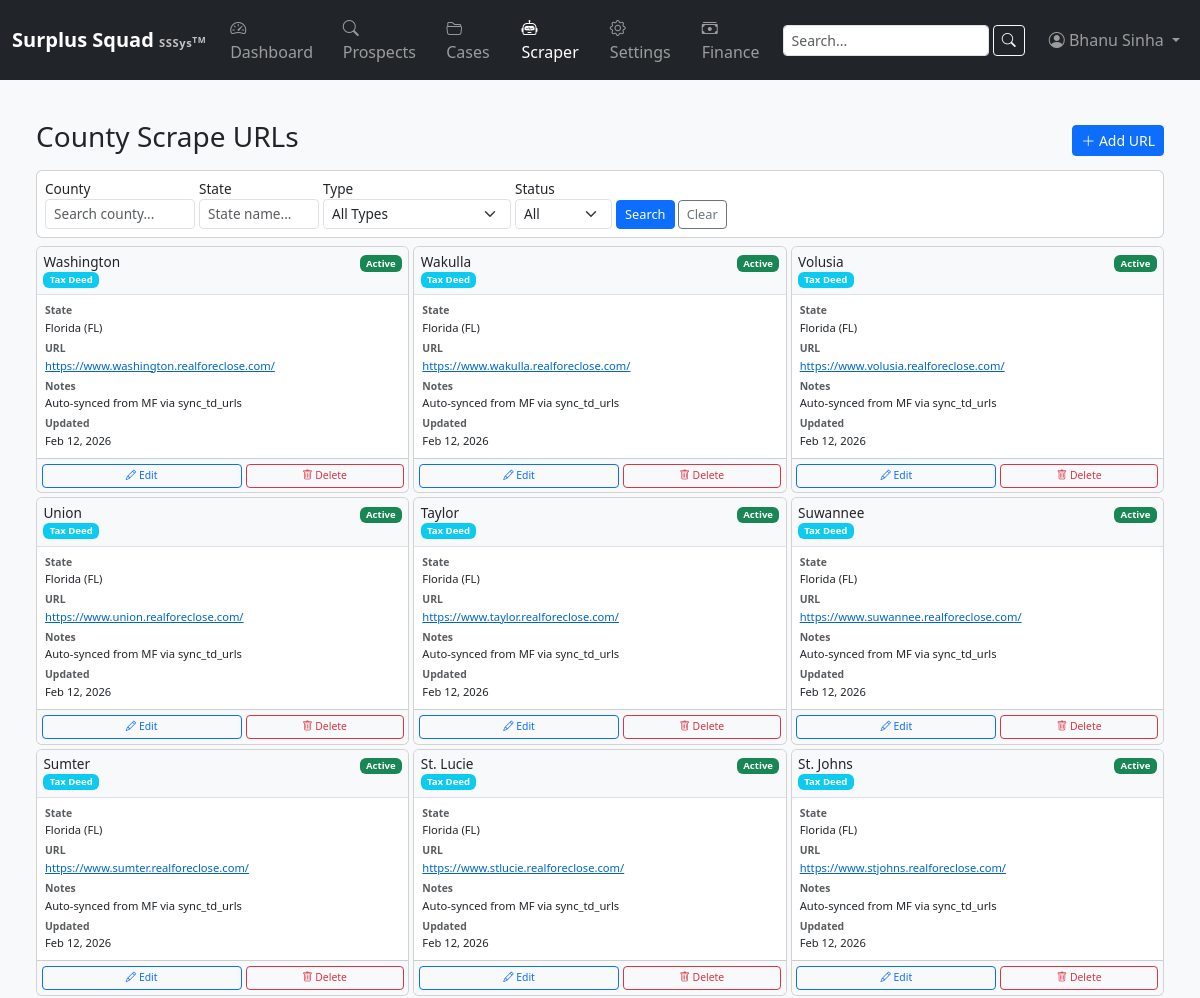
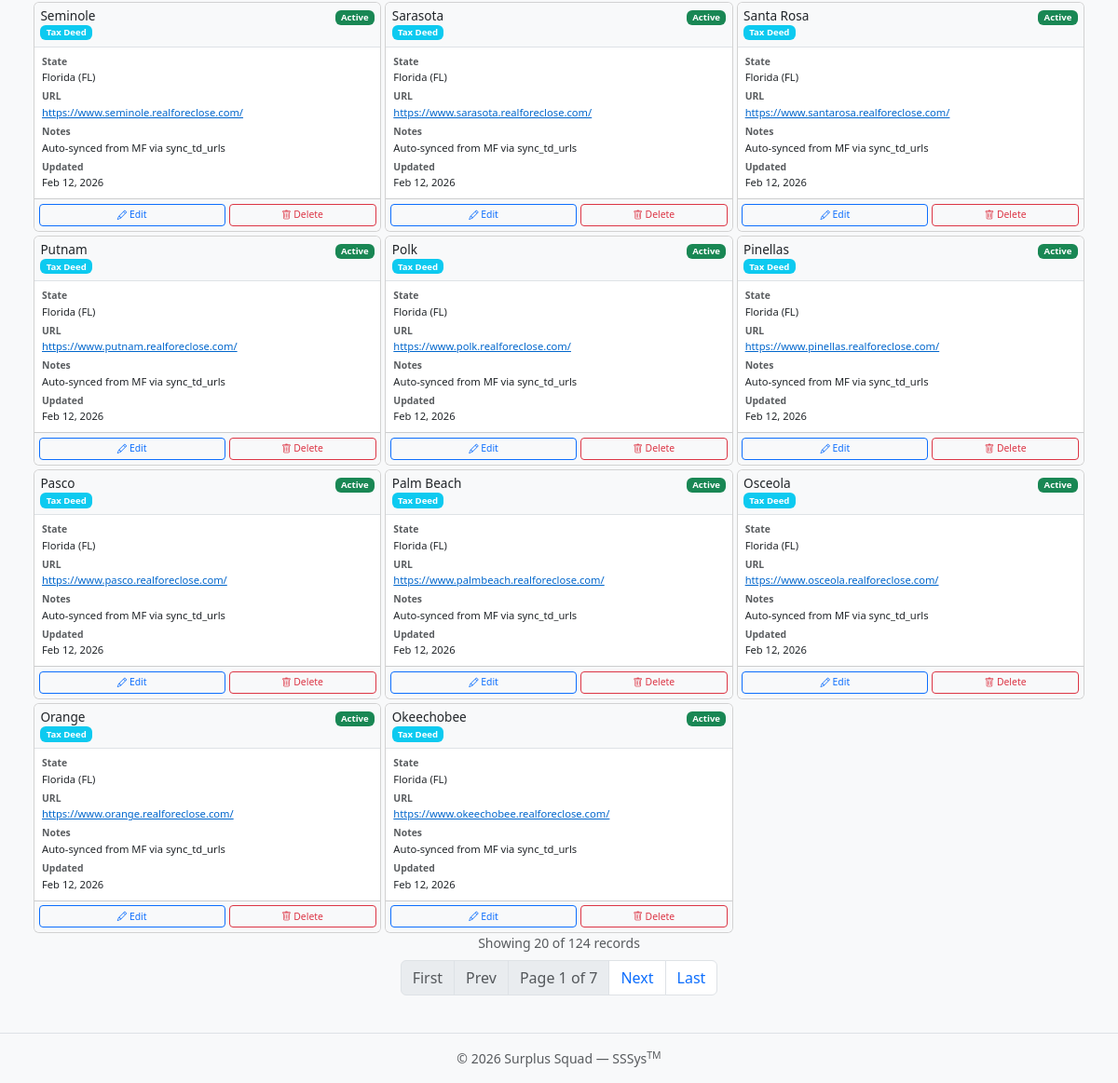
Before: /scraper/county-urls/ (signed in) with the older database file (2 pictures, top to bottom).
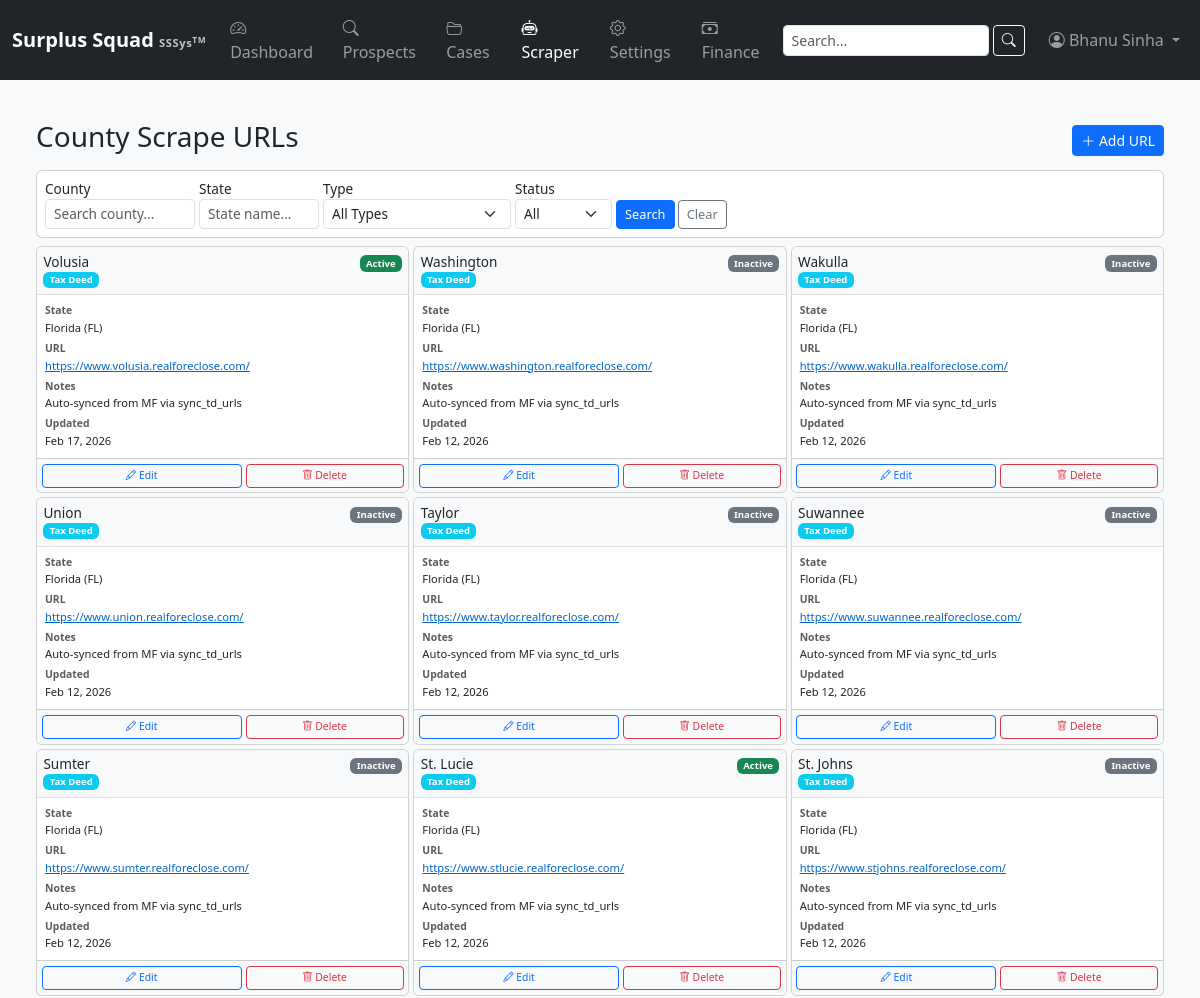
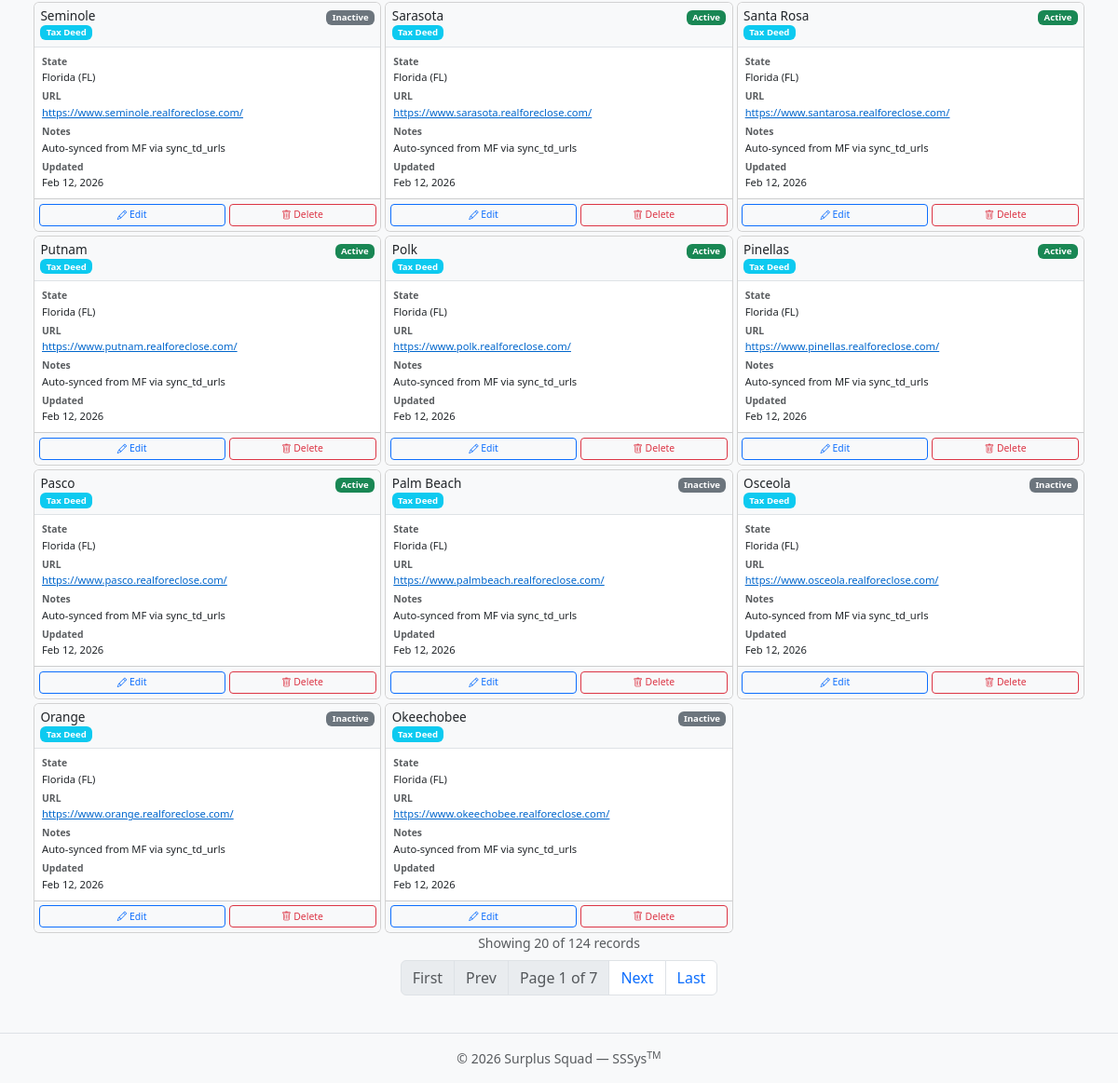
After: the same page with the newer database file (2 pictures, top to bottom).
### apps/scraper/models.py (models this page shows, shortened)
class CountyScrapeURL(models.Model):
    URL_TYPE_CHOICES = [
        ('TD', 'Tax Deed'),
        ('TL', 'Tax Lien'),
        ('SS', 'Sheriff Sale'),
        ('MF', 'Mortgage Foreclosure'),
    ]
    county = models.ForeignKey('locations.County', on_delete=models.CASCADE, related_name='scrape_urls')
    state = models.ForeignKey('locations.State', on_delete=models.CASCADE, related_name='county_scrape_urls', help_text="Quick reference to state")
    url_type = models.CharField(max_length=8, choices=URL_TYPE_CHOICES, default='MF', help_text="Job type this URL is for")
    base_url = models.URLField()
    is_active = models.BooleanField(default=True)
    created_at = models.DateTimeField(auto_now_add=True)
    updated_at = models.DateTimeField(auto_now=True)
    updated_by = models.ForeignKey(User, on_delete=models.SET_NULL, null=True, blank=True)
    notes = models.TextField(blank=True, help_text="Optional notes about this URL")
    class Meta:
        unique_together = [['county', 'url_type']]
        verbose_name_plural = "County Scrape URLs"

### apps/locations/models.py (models this page shows, shortened)
class County(models.Model):
    PLATFORM_CHOICES = [
        ("realforeclose", "RealForeclose"),
        ("realtaxdeed", "RealTaxDeed"),
        ("other", "Other"),
    ]
    state = models.ForeignKey(State, on_delete=models.CASCADE, related_name="counties")
    name = models.CharField(max_length=150)
    slug = models.SlugField(max_length=150)
    fips_code = models.CharField(max_length=10, blank=True, default="")
    is_active = models.BooleanField(default=True)
    last_scraped = models.DateTimeField(blank=True, null=True)
    auction_calendar_url = models.URLField(blank=True, default="")
    realtdm_url = models.URLField(blank=True, default="")
    platform = models.CharField(max_length=32, choices=PLATFORM_CHOICES, default="other")
    class Meta:
        verbose_name_plural = "counties"
        unique_together = [("state", "slug")]
        ordering = ["name"]

class State(models.Model):
    name = models.CharField(max_length=100)
    abbreviation = models.CharField(max_length=5, unique=True)
    is_active = models.BooleanField(default=True)
    class Meta:
        ordering = ["name"]

### apps/scraper/views.py (the view)
# urls.py: path("county-urls/", views.CountyScrapeURLListView.as_view(), name="countyscrapeurl_list"),
class CountyScrapeURLListView(AdminRequiredMixin, ListView):
    from .models import CountyScrapeURL
    model = CountyScrapeURL
    template_name = "scraper/countyscrapeurl_list.html"
    context_object_name = "scrape_urls"
    paginate_by = 20
    def get_queryset(self):
        qs = self.model.objects.select_related('county', 'state', 'updated_by').order_by('-updated_at')
        county_search = self.request.GET.get('county', '').strip()
        if county_search:
            qs = qs.filter(county__name__icontains=county_search)
        state_search = self.request.GET.get('state', '').strip()
        if state_search:
            qs = qs.filter(state__name__icontains=state_search) | qs.filter(state__abbreviation__icontains=state_search)
        url_type = self.request.GET.get('url_type', '').strip()
        if url_type:
            qs = qs.filter(url_type=url_type)
        is_active = self.request.GET.get('is_active', '').strip()
        if is_active:
            qs = qs.filter(is_active=is_active.lower() == 'true')
        return qs
    def get_context_data(self, **kwargs):
        ctx = super().get_context_data(**kwargs)
        ctx['county_search'] = self.request.GET.get('county', '')
        ctx['state_search'] = self.request.GET.get('state', '')
        ctx['url_type_filter'] = self.request.GET.get('url_type', '')
        ctx['is_active_filter'] = self.request.GET.get('is_active', '')
        from .models import CountyScrapeURL
        ctx['states'] = State.objects.filter(is_active=True).order_by('name')
        ctx['url_types'] = CountyScrapeURL.URL_TYPE_CHOICES
        return ctx

### apps/accounts/mixins.py (called while the page is built)
    def test_func(self):
        user = self.request.user
        return hasattr(user, 'profile') and user.profile.is_admin

### apps/accounts/models.py (called while the page is built)
    @property
    def can_view_prospects(self):
        return self.role in {self.ROLE_PROSPECTS_ONLY, self.ROLE_BOTH, self.ROLE_ADMIN}

    @property
    def can_view_cases(self):
        return self.role in {self.ROLE_CASES_ONLY, self.ROLE_BOTH, self.ROLE_ADMIN}

    @property
    def is_admin(self):
        return self.role == self.ROLE_ADMIN or self.user.is_superuser

### templates/scraper/countyscrapeurl_list.html (shortened to what this page needs)
{% extends "base.html" %}
{% block content %}
<div class="container-fluid mt-4">
  <div class="d-flex justify-content-between align-items-center mb-2">
    <h3>County Scrape URLs</h3>
    <a href="{% url 'scraper:countyscrapeurl_add' %}" class="btn btn-primary btn-sm">
      <i class="bi bi-plus-lg"></i> Add URL
    </a>
  </div>
  <div class="card mb-2">
    <div class="card-body p-2">
      <form method="get" class="row g-1 align-items-end">
        <div class="col-auto">
          <label class="form-label mb-0" style="font-size: 0.85rem;">County</label>
          <input type="text" name="county" class="form-control form-control-sm" placeholder="Search county..." value="{{ county_search }}" style="font-size: 0.85rem; width: 150px;">
        </div>
        <div class="col-auto">
          <label class="form-label mb-0" style="font-size: 0.85rem;">State</label>
          <input type="text" name="state" class="form-control form-control-sm" placeholder="State name..." value="{{ state_search }}" style="font-size: 0.85rem; width: 120px;">
        </div>
        <div class="col-auto">
          <label class="form-label mb-0" style="font-size: 0.85rem;">Type</label>
          <select name="url_type" class="form-select form-select-sm" style="font-size: 0.85rem;">
            <option value="">All Types</option>
          </select>
        </div>
        <div class="col-auto">
          <label class="form-label mb-0" style="font-size: 0.85rem;">Status</label>
          <select name="is_active" class="form-select form-select-sm" style="font-size: 0.85rem;">
            <option value="">All</option>
          </select>
        </div>
        <div class="col-auto">
          <button type="submit" class="btn btn-sm btn-primary" style="font-size: 0.8rem; padding: 0.25rem 0.5rem;">Search</button>
          <a href="{% url 'scraper:countyscrapeurl_list' %}" class="btn btn-sm btn-outline-secondary" style="font-size: 0.8rem; padding: 0.25rem 0.5rem;">Clear</a>
        </div>
      </form>
    </div>
  </div>
  {% if scrape_urls %}
  <div class="row g-1">
    {% for url in scrape_urls %}
    <div class="col-md-6 col-lg-4">
      <div class="card h-100">
        <div class="card-header bg-light border-bottom p-1" style="padding: 0.4rem !important;">
          <div class="d-flex justify-content-between align-items-start gap-1">
            <div style="flex: 1; min-width: 0;">
              <h6 class="card-title mb-0" style="font-size: 0.85rem; word-break: break-word;">
                {{ url.county.name }}
              </h6>
              <small class="text-muted">
                <span class="badge bg-info" style="font-size: 0.6rem;">{{ url.get_url_type_display }}</span>
              </small>
            </div>
            <div style="white-space: nowrap;">
              {% if url.is_active %}
              <span class="badge bg-success" style="font-size: 0.6rem;">Active</span>
              {% else %}
              <span class="badge bg-secondary" style="font-size: 0.6rem;">Inactive</span>
              {% endif %}
            </div>
          </div>
        </div>
        <div class="card-body p-1" style="padding: 0.5rem !important;">
          <div class="mb-1" style="margin-bottom: 0.25rem !important;">
            <small class="text-muted d-block" style="font-size: 0.65rem; font-weight: 600;">State</small>
            <small style="font-size: 0.7rem;">{{ url.state.name }} ({{ url.state.abbreviation }})</small>
          </div>
          <div class="mb-1" style="margin-bottom: 0.25rem !important;">
            <small class="text-muted d-block" style="font-size: 0.65rem; font-weight: 600;">URL</small>
            <small style="font-size: 0.7rem; word-break: break-all;">
              <a href="{{ url.base_url }}" target="_blank" rel="noopener noreferrer" style="color: #0066cc;">
                {{ url.base_url|truncatewords:5 }}
              </a>
            </small>
          </div>
          {% if url.notes %}
          <div class="mb-1" style="margin-bottom: 0.25rem !important;">
            <small class="text-muted d-block" style="font-size: 0.65rem; font-weight: 600;">Notes</small>
            <small style="font-size: 0.7rem;">{{ url.notes|truncatewords:5 }}</small>
          </div>
          {% endif %}
          <div>
            <small class="text-muted d-block" style="font-size: 0.65rem; font-weight: 600;">Updated</small>
            <small style="font-size: 0.7rem;">{{ url.updated_at|date:"M d, Y" }}</small>
          </div>
        </div>
        <div class="card-footer bg-light p-1" style="padding: 0.3rem !important;">
          <div class="d-flex gap-1">
            <a href="{% url 'scraper:countyscrapeurl_edit' url.pk %}" class="btn btn-outline-primary btn-sm flex-grow-1" style="font-size: 0.65rem; padding: 0.2rem 0.25rem;">
              <i class="bi bi-pencil"></i> Edit
            </a>
            <form method="post" action="{% url 'scraper:countyscrapeurl_delete' url.pk %}" class="d-inline" onsubmit="return confirm('Delete this URL?');" style="flex: 1;">
              <button type="submit" class="btn btn-outline-danger btn-sm w-100" style="font-size: 0.65rem; padding: 0.2rem 0.25rem;">
                <i class="bi bi-trash"></i> Delete
              </button>
            </form>
          </div>
        </div>
      </div>
    </div>
    {% endfor %}
  </div>
  {% include "includes/pagination.html" %}
  {% else %}
  <div class="alert alert-info">
    <i class="bi bi-info-circle"></i>
    No scrape URLs configured yet.
    <a href="{% url 'scraper:countyscrapeurl_add' %}" class="alert-link">Add your first URL</a>
  </div>
  {% endif %}
</div>
{% endblock %}

### templates/base.html (shortened to what this page needs)
{% load static %}
<!DOCTYPE html>
<html lang="en">
<head>
  <link href="https://cdn.jsdelivr.net/npm/bootstrap@5.3.3/dist/css/bootstrap.min.css" rel="stylesheet">
  <link href="https://cdn.jsdelivr.net/npm/bootstrap-icons@1.11.3/font/bootstrap-icons.min.css" rel="stylesheet">
  <link href="{% static 'css/style.css' %}" rel="stylesheet">
</head>
<body>
  {% include "includes/navbar.html" %}
  <main class="container-fluid px-4 py-3">
    {% block content %}{% endblock %}
  </main>
  {% include "includes/footer.html" %}
</body>
</html>

### templates/includes/navbar.html (shortened to what this page needs)
<nav class="navbar navbar-expand-lg navbar-dark bg-dark">
  <div class="container-fluid">
    <a class="navbar-brand d-flex flex-column lh-1" href="{% url 'dashboard:home' %}">
      <span class="fw-bold">Surplus Squad
      <small class="text-light opacity-75" style="font-size:.7rem;">SSSys<sup>TM</sup></small>
    </span>
    </a>
    <div class="collapse navbar-collapse" id="mainNav">
      {% if user.is_authenticated %}
      <ul class="navbar-nav me-auto">
        <li class="nav-item">
          <a class="nav-link {% if request.resolver_match.app_name == 'dashboard' %}active{% endif %}"
             href="{% url 'dashboard:home' %}">
            <i class="bi bi-speedometer2"></i> Dashboard
          </a>
        </li>
        {% if user.profile.can_view_prospects or user.is_superuser %}
        <li class="nav-item">
          <a class="nav-link {% if request.resolver_match.app_name == 'prospects' %}active{% endif %}"
             href="{% url 'prospects:type_select' %}">
            <i class="bi bi-search"></i> Prospects
          </a>
        </li>
        {% endif %}
        {% if user.profile.can_view_cases or user.is_superuser %}
        <li class="nav-item">
          <a class="nav-link {% if request.resolver_match.app_name == 'cases' %}active{% endif %}"
             href="{% url 'cases:list' %}">
            <i class="bi bi-folder2-open"></i> Cases
          </a>
        </li>
        {% endif %}
        {% if user.profile.is_admin or user.is_superuser %}
        <li class="nav-item">
          <a class="nav-link {% if request.resolver_match.app_name == 'scraper' %}active{% endif %}"
             href="{% url 'scraper:dashboard' %}">
            <i class="bi bi-robot"></i> Scraper
          </a>
        </li>
        <li class="nav-item">
          <a class="nav-link {% if request.resolver_match.app_name == 'settings_app' or request.resolver_match.app_name == 'locations' %}active{% endif %}"
             href="{% url 'settings_app:home' %}">
            <i class="bi bi-gear"></i> Settings
          </a>
        </li>
        {% endif %}
        {% if user.profile.is_admin or user.is_superuser or user.profile.can_manage_finance_settings %}
        <li class="nav-item">
          <a class="nav-link {% if request.resolver_match.app_name == 'settings_app' and request.resolver_match.url_name == 'finance' %}active{% endif %}"
             href="{% url 'settings_app:finance' %}">
            <i class="bi bi-cash-stack"></i> Finance
          </a>
        </li>
        {% endif %}
      </ul>
      <form class="d-flex me-3" method="get" action="{% url 'search' %}">
        <input class="form-control form-control-sm me-1" type="search" name="q" placeholder="Search..." aria-label="Search" value="{{ request.GET.q|default:'' }}">
        <button class="btn btn-sm btn-outline-light" type="submit"><i class="bi bi-search"></i></button>
      </form>
      <ul class="navbar-nav">
        <li class="nav-item dropdown">
          <a class="nav-link dropdown-toggle" href="#" id="userMenu"
             role="button" data-bs-toggle="dropdown" aria-expanded="false">
            <i class="bi bi-person-circle"></i> {{ user.get_full_name|default:user.username }}
          </a>
        </li>
      </ul>
      {% endif %}
    </div>
  </div>
</nav>

### templates/includes/pagination.html
{% if page_obj.has_other_pages %}
<div class="text-center small text-muted mb-2">
  Showing {{ page_obj.object_list|length }} of {{ page_obj.paginator.count }} records
</div>
<nav aria-label="Page navigation">
  <ul class="pagination justify-content-center mb-0">
    {% if page_obj.has_previous %}
    <li class="page-item">
      <a class="page-link" href="?page=1{% for k,v in request.GET.items %}{% if k != 'page' %}&{{ k }}={{ v }}{% endif %}{% endfor %}">First</a>
    </li>
    <li class="page-item">
      <a class="page-link" href="?page={{ page_obj.previous_page_number }}{% for k,v in request.GET.items %}{% if k != 'page' %}&{{ k }}={{ v }}{% endif %}{% endfor %}">Prev</a>
    </li>
    {% else %}
    <li class="page-item disabled"><span class="page-link">First</span></li>
    <li class="page-item disabled"><span class="page-link">Prev</span></li>
    {% endif %}
    <li class="page-item disabled">
      <span class="page-link">Page {{ page_obj.number }} of {{ page_obj.paginator.num_pages }}</span>
    </li>
    {% if page_obj.has_next %}
    <li class="page-item">
      <a class="page-link" href="?page={{ page_obj.next_page_number }}{% for k,v in request.GET.items %}{% if k != 'page' %}&{{ k }}={{ v }}{% endif %}{% endfor %}">Next</a>
    </li>
    <li class="page-item">
      <a class="page-link" href="?page={{ page_obj.paginator.num_pages }}{% for k,v in request.GET.items %}{% if k != 'page' %}&{{ k }}={{ v }}{% endif %}{% endfor %}">Last</a>
    </li>
    {% else %}
    <li class="page-item disabled"><span class="page-link">Next</span></li>
    <li class="page-item disabled"><span class="page-link">Last</span></li>
    {% endif %}
  </ul>
</nav>
{% endif %}

### templates/includes/footer.html
<footer class="border-top mt-4 py-3 text-center text-muted small">
  &copy; {% now "Y" %} Surplus Squad &mdash; SSSys<sup>TM</sup>
</footer>

### static/css/style.css (style rules this page uses)
body { min-height: 100vh; display: flex; flex-direction: column; background-color: #f8f9fa; }
main { flex: 1; }
.navbar-brand small { letter-spacing: .05em; }
.card { transition: box-shadow .15s ease-in-out; }

### templates/scraper/countyscrapeurl_list.html (style rules this page uses)
.card { transition: transform 0.2s, box-shadow 0.2s; font-size: 0.75rem; }
.card-title { line-height: 1.2; }
.badge { line-height: 1; }

Changed rows visible on the page:
changed CountyScrapeURL "https://www.volusia.realforeclose.com/": updated_at "Feb 12, 2026" → "Feb 17, 2026"; moves up the list
changed CountyScrapeURL "https://www.washington.realforeclose.com/": is_active "Active" → "Inactive"
changed CountyScrapeURL "https://www.wakulla.realforeclose.com/": is_active "Active" → "Inactive"
changed CountyScrapeURL "https://www.union.realforeclose.com/": is_active "Active" → "Inactive"
changed CountyScrapeURL "https://www.taylor.realforeclose.com/": is_active "Active" → "Inactive"
changed CountyScrapeURL "https://www.suwannee.realforeclose.com/": is_active "Active" → "Inactive"
changed CountyScrapeURL "https://www.sumter.realforeclose.com/": is_active "Active" → "Inactive"
changed CountyScrapeURL "https://www.stjohns.realforeclose.com/": is_active "Active" → "Inactive"
changed CountyScrapeURL "https://www.seminole.realforeclose.com/": is_active "Active" → "Inactive"
changed CountyScrapeURL "https://www.palmbeach.realforeclose.com/": is_active "Active" → "Inactive"
changed CountyScrapeURL "https://www.osceola.realforeclose.com/": is_active "Active" → "Inactive"
changed CountyScrapeURL "https://www.orange.realforeclose.com/": is_active "Active" → "Inactive"
changed CountyScrapeURL "https://www.okeechobee.realforeclose.com/": is_active "Active" → "Inactive"
